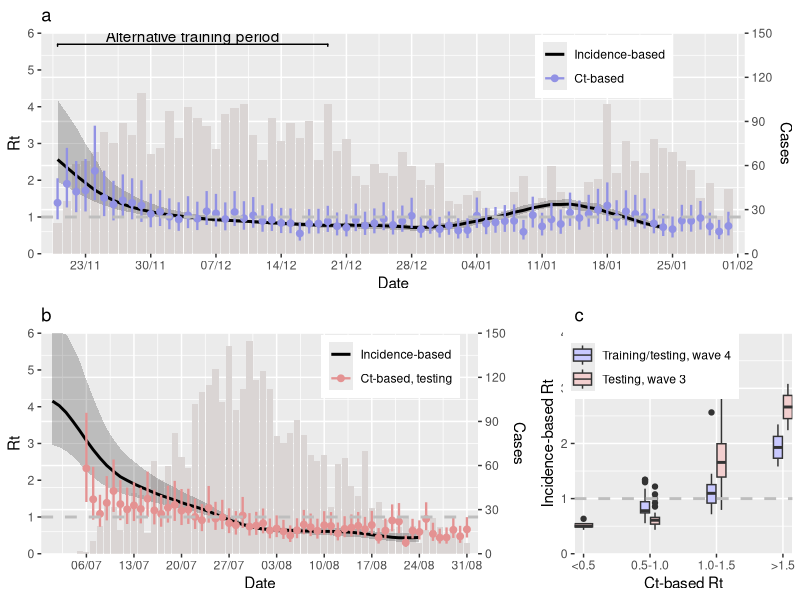

Reproduce this figure in R.
#------------
# reverse validation
# Fig. S7
# By Yang.B and Lin.Y
# November 2021
#------------
######################################################
## data_daily_all: daily case counts/sample counts, incidence-based Rt; 
##                 daily Ct mean, median and skewness (imputed)
#######################################################
#
# load packages
require(ggplot2)
library(tidyverse)
library(pROC)
library(gridExtra)
require(e1071)
require(ggpubr)
#
#setwd("/Users/vanialam/OneDrive - connect.hku.hk/vanialam/research_vania/epi_wave_2021/program/2021_09_R1/publish (EDIT HERE)/")
# read in "data_daily_all.csv"
daily.linelist <- read.csv("data/data_daily_all.csv",as.is=T)
#
# functions set for plotting 
predPlot = function(ct, period, panel){
        
        y.max = 6
        
        
        if(period == 'training') {
                data_used = ct %>%
                        filter(training == 1)
                dates = range(data_used$date)
        }
        
        if(period == 'testing') {
                data_used = ct %>%
                        filter(testing == 1)
                dates = range(data_used$date)
        }
        
        data_rt = data_used %>% # to truncate incidence-based Rt
                filter(date <= dates[2]-7)
        
        p = ggplot(data = data_used %>%
                           mutate(upr = ifelse(upr > y.max, y.max, upr))) +
                
                #epi curve
                geom_bar(aes(x = date,
                             y = all.cases),
                         stat = 'identity',
                         fill = '#dad5d4') +
                
                geom_polygon(data = tibble(
                        date_new = c(data_rt$date, 
                                     rev(data_rt$date)),
                        y_new = c(data_rt$local.rt.lower,
                                  rev(data_rt$local.rt.upper))) %>%
                                mutate(y_new = ifelse(y_new > y.max, y.max, y_new)),
                        aes(x = date_new,
                            y = y_new*25,
                            fill = 'empirical'),
                        color = NA,
                        alpha = 0.2) +
                
                geom_line(data = data_rt,
                          aes(x = date,
                              y = local.rt.mean*25,
                              color = 'empirical'),
                          size = 1) +
                
                geom_point(aes(x = date,
                               y = fit*25,
                               color = 'predicted'),
                           size = 2) +
                
                geom_segment(aes(x = date,
                                 y = lwr*25,
                                 xend = date,
                                 yend = upr*25,
                                 color = 'predicted'),
                             size = 0.8) +
                
                scale_y_continuous(name = 'Cases',
                                   limits = c(0, 150),
                                   expand = c(0, 0),
                                   breaks = seq(0, 150, 30),
                                   position = 'right',
                                   sec.axis = sec_axis(~./25, 
                                                       name = 'Rt')) +
                
                scale_x_date(name = 'Date',
                             limits = c(dates[1]-1,dates[2]+1),
                             date_breaks = "1 week", 
                             date_labels = "%d/%m",
                             expand = c(0.01, 0.01))  +
                
                
                geom_hline(yintercept = 1*25,
                           linetype = 'dashed',
                           size = 1,
                           color = 'grey') +
                
                theme(legend.position = c(0.8, 0.85),
                      legend.title = element_text(size = 16, face = 'bold')) +
                labs(title = panel)
        
        if(period == 'training'){
                
                p = p +
                        scale_fill_manual(name = NULL,
                                          values = c(empirical = 'black',
                                                     predicted = '#9292e4'),
                                          labels = c('Incidence-based', 'Ct-based'), 
                                          guide = "none") +
                        scale_color_manual(name = NULL,
                                           values = c(empirical = 'black',
                                                      predicted = '#9292e4'),
                                           labels = c('Incidence-based', 'Ct-based'))
                
        }
        
        if(period == 'testing'){
                
                p = p +
                        scale_fill_manual(name = NULL,
                                          values = c(empirical = 'black',
                                                     predicted = '#e49292'),
                                          labels = c('Incidence-based', 'Ct-based, testing'), 
                                          guide = "none") +
                        scale_color_manual(name = NULL,
                                           values = c(empirical = 'black',
                                                      predicted = '#e49292'),
                                           labels = c('Incidence-based', 'Ct-based, testing'))
                
        }
        
        p
        
}
#
predBoxPlot = function(ct, panel){
        
        data_used = ct %>%
                filter(training == 1 | testing == 1) %>%
                filter(!is.na(fit)) %>%
                mutate(
                        pred_rt_cat = factor(cut(fit,
                                                 c(-1, 0.5, 1, 1.5, 10))),
                        group = factor(ifelse(training == 1,
                                              'Training/testing, wave 4',
                                              'Testing, wave 3'),
                                       levels = c('Training/testing, wave 4',
                                                  'Testing, wave 3'))
                )
        
        ggplot(data = data_used) +
                geom_boxplot(aes(
                        x = pred_rt_cat,
                        y = local.rt.mean,
                        fill = group),
                        width = 0.3) +
                geom_hline(yintercept = 1,
                           linetype = 'dashed',
                           size = 1,
                           color = 'grey') +
                scale_y_continuous(name = 'Incidence-based Rt',
                                   limits = c(0, 4),
                                   breaks = seq(0, 4, 1),
                                   expand = c(0, 0)) +
                scale_x_discrete(name = 'Ct-based Rt',
                                 expand = c(0.01, 0.01),
                                 labels = c('<0.5', '0.5-1.0', '1.0-1.5', '>1.5')) +
                scale_fill_manual(name = '',
                                  values = c('#c9c9ff', '#f3cfcf')) +
                theme(legend.position = c(0.35, 0.9)) +
                labs(title = panel)
}
#
#-------
date_max <- as.Date("2021-03-31")
daily.linelist$date <- as.Date(daily.linelist$date)

ct.rt2 = daily.linelist %>%
        mutate(training = ifelse(date >= as.Date('2020-11-20') & 
                                         date <= as.Date('2021-01-31'),
                                 1,
                                 0),
               testing = ifelse(date >= as.Date('2020-07-01') &
                                        date <= as.Date('2020-08-31'),
                                1,
                                0)
        ) %>%
        filter(date >= as.Date('2020-07-01') &
                       date <= date_max)

## training in the earlier phase of wave 4
m = lm(log(local.rt.mean) ~ mean + skewness.imputed, 
       data = ct.rt2[ct.rt2$date %in% (as.Date("2020-11-20")+0:29), ])

pred = predict(m, newdata = ct.rt2, interval = 'prediction')

ct.rt2 = cbind(ct.rt2, exp(pred))

## added
p_extra <- predPlot(ct.rt2, 'training', 'a') + 
        geom_bracket(xmin = min(ct.rt2$date[ct.rt2$training==1]), 
                     xmax = min(ct.rt2$date[ct.rt2$training==1])+29, 
                     y.position = 5.7*25,
                     label = "Alternative training period",
                     tip.length = 0.01,size=.5)

p = grid.arrange(
        grobs = list(
                p_extra,
                predPlot(ct.rt2, 'testing', 'b'),
                predBoxPlot(ct.rt2, 'c')),
        widths = c(2, 1),
        heights = c(1, 1),
        layout_matrix = rbind(c(1, 1),
                              c(2, 3))
)
ggsave('results/Fig_S7.pdf',p,width = 12, height = 8)
##
#####

## end of script

#####